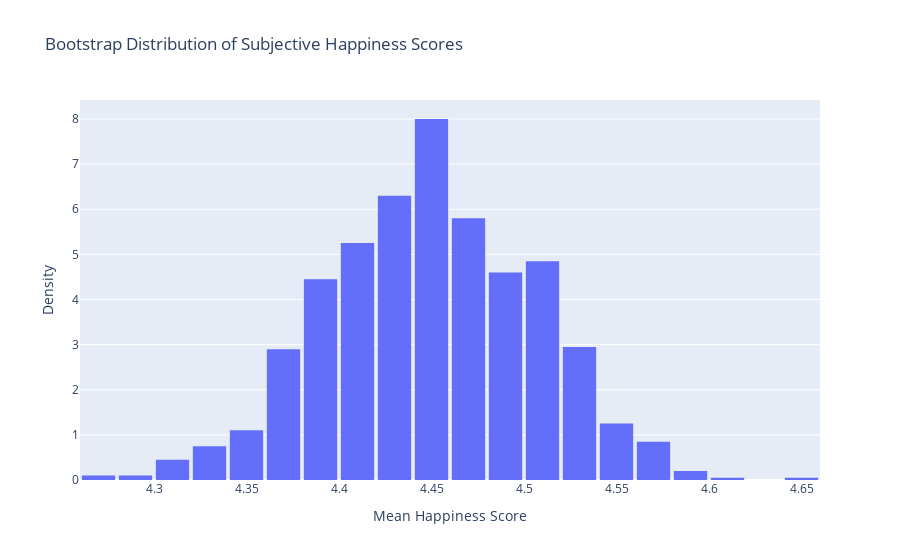
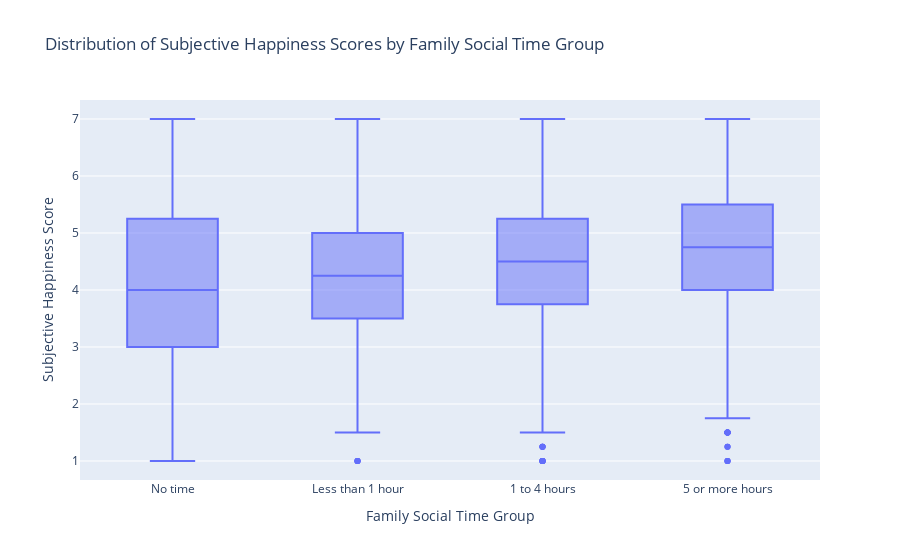
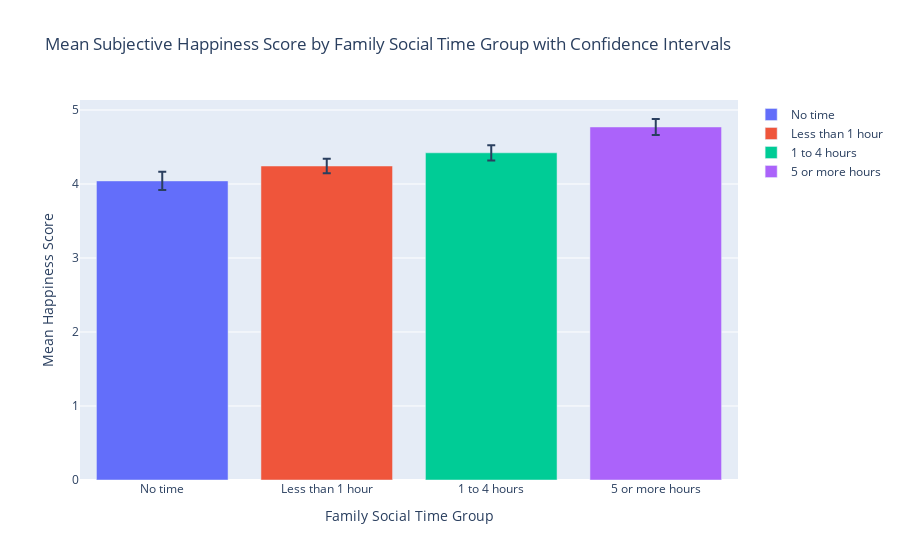

Notebook code cell kept with these figures, in order:
### Code cell
import pandas as pd
import numpy as np
import plotly.graph_objects as go
import plotly.express as px

# Load the data
df = pd.read_csv("https://raw.githubusercontent.com/pointOfive/stat130chat130/main/CP/CSCS_data_anon.csv", low_memory=False)

# Filter out rows where family social time response is 'Presented but no response'
df_filtered = df[df['CONNECTION_social_time_family_p7d_grouped'] != 'Presented but no response']

# Sort family social time from least to most
sorted_order = ['No time', 'Less than 1 hour', '1 to 4 hours', '5 or more hours']
df_filtered = df_filtered.copy()
df_filtered['CONNECTION_social_time_family_p7d_grouped'] = pd.Categorical(df_filtered['CONNECTION_social_time_family_p7d_grouped'], categories=sorted_order, ordered=True)
df_filtered = df_filtered.sort_values('CONNECTION_social_time_family_p7d_grouped')

# Extract the relevant columns for analysis
family_social_time = df_filtered['CONNECTION_social_time_family_p7d_grouped']
happiness_score = df_filtered['WELLNESS_subjective_happiness_scale_score']

# Drop any NaN values that may be present
df_filtered = df_filtered[['CONNECTION_social_time_family_p7d_grouped', 'WELLNESS_subjective_happiness_scale_score']].dropna()
family_social_time = df_filtered['CONNECTION_social_time_family_p7d_grouped']
happiness_score = df_filtered['WELLNESS_subjective_happiness_scale_score']

# Bootstrap Sampling
# Set the parameters
reps = 1000  # Number of bootstrap repetitions
sample_size = 500  # Initial sample size for bootstrapping

# Create an array to save the bootstrap means
bootstrapped_means = np.zeros(reps)

# Set a random seed for reproducibility
np.random.seed(130)

# Loop through reps times to create bootstrap samples and calculate sample means
for i in range(reps):
    # Randomly sample from the data (with replacement)
    sample_indices = np.random.choice(family_social_time.index, size=sample_size, replace=True)
    sample_happiness = happiness_score[sample_indices]
    
    # Calculate the mean happiness score of the bootstrap sample and store it
    bootstrapped_means[i] = sample_happiness.mean()

# Plotting the bootstrap distribution
fig = go.Figure()
fig.add_trace(go.Histogram(x=bootstrapped_means, histnorm='probability density', nbinsx=20))
fig.update_layout(
    title='Bootstrap Distribution of Subjective Happiness Scores',
    xaxis_title='Mean Happiness Score',
    yaxis_title='Density',
    bargap=0.1
)
fig.show()

# Confidence Interval Calculation
# Calculate the 95% confidence interval using the percentiles
lower_bound = np.percentile(bootstrapped_means, 2.5)
upper_bound = np.percentile(bootstrapped_means, 97.5)

print(f"95% Confidence Interval for the mean happiness score: ({lower_bound:.2f}, {upper_bound:.2f})")

# Calculate confidence intervals for each family social time group
group_confidence_intervals = {}
for group in sorted_order:
    group_data = df_filtered[df_filtered['CONNECTION_social_time_family_p7d_grouped'] == group]['WELLNESS_subjective_happiness_scale_score']
    boot_means = np.zeros(reps)
    for i in range(reps):
        sample_indices = np.random.choice(group_data.index, size=len(group_data), replace=True)
        sample_happiness = group_data[sample_indices]
        boot_means[i] = sample_happiness.mean()
    lower_ci = np.percentile(boot_means, 2.5)
    upper_ci = np.percentile(boot_means, 97.5)
    group_confidence_intervals[group] = (lower_ci, upper_ci)
    print(f"95% Confidence Interval for {group}: ({lower_ci:.2f}, {upper_ci:.2f})")

# Additional Visualization: Happiness Score Distribution by Family Social Time Groups
fig2 = px.box(
    df_filtered, 
    x='CONNECTION_social_time_family_p7d_grouped', 
    y='WELLNESS_subjective_happiness_scale_score',
    title='Distribution of Subjective Happiness Scores by Family Social Time Group',
    labels={
        'CONNECTION_social_time_family_p7d_grouped': 'Family Social Time Group',
        'WELLNESS_subjective_happiness_scale_score': 'Subjective Happiness Score'
    }
)
fig2.update_layout(
    xaxis_title='Family Social Time Group',
    yaxis_title='Subjective Happiness Score'
)
fig2.show()

# Additional Visualization: Mean Happiness Score by Family Social Time Group with Confidence Intervals
group_means = df_filtered.groupby('CONNECTION_social_time_family_p7d_grouped', observed=True)['WELLNESS_subjective_happiness_scale_score'].mean().reset_index()
group_std = df_filtered.groupby('CONNECTION_social_time_family_p7d_grouped', observed=True)['WELLNESS_subjective_happiness_scale_score'].std().reset_index()

group_means['lower_bound'] = group_means['WELLNESS_subjective_happiness_scale_score'] - 1.96 * (group_std['WELLNESS_subjective_happiness_scale_score'] / np.sqrt(sample_size))
group_means['upper_bound'] = group_means['WELLNESS_subjective_happiness_scale_score'] + 1.96 * (group_std['WELLNESS_subjective_happiness_scale_score'] / np.sqrt(sample_size))

fig3 = go.Figure()
for i, row in group_means.iterrows():
    fig3.add_trace(go.Bar(
        x=[row['CONNECTION_social_time_family_p7d_grouped']],
        y=[row['WELLNESS_subjective_happiness_scale_score']],
        name=row['CONNECTION_social_time_family_p7d_grouped'],
        error_y=dict(
            type='data',
            symmetric=False,
            array=[row['upper_bound'] - row['WELLNESS_subjective_happiness_scale_score']],
            arrayminus=[row['WELLNESS_subjective_happiness_scale_score'] - row['lower_bound']]
        )
    ))

fig3.update_layout(
    title='Mean Subjective Happiness Score by Family Social Time Group with Confidence Intervals',
    xaxis_title='Family Social Time Group',
    yaxis_title='Mean Happiness Score'
)
fig3.show()

### Figure 1 — Plotly figure (JSON) as saved in the notebook; plotly's stock layout.template omitted (floating-point values rounded to 4 significant figures; data arrays with more than 128 entries replaced by an {"elided": "..."} marker saying what was removed)
{"data": [{"histnorm": "probability density", "nbinsx": 20, "type": "histogram", "x": {"elided": "1000 float values"}}], "layout": {"bargap": 0.1, "title": {"text": "Bootstrap Distribution of Subjective Happiness Scores"}, "xaxis": {"title": {"text": "Mean Happiness Score"}}, "yaxis": {"title": {"text": "Density"}}}}

### Figure 2 — Plotly figure (JSON) as saved in the notebook; plotly's stock layout.template omitted (floating-point values rounded to 4 significant figures; data arrays with more than 128 entries replaced by an {"elided": "..."} marker saying what was removed)
{"data": [{"alignmentgroup": "True", "hovertemplate": "Family Social Time Group=%{x}<br>Subjective Happiness Score=%{y}<extra></extra>", "legendgroup": "", "marker": {"color": "#636efa"}, "name": "", "notched": false, "offsetgroup": "", "orientation": "v", "showlegend": false, "type": "box", "x": {"elided": "3571 str values"}, "x0": " ", "xaxis": "x", "y": {"elided": "3571 float values"}, "y0": " ", "yaxis": "y"}], "layout": {"boxmode": "group", "legend": {"tracegroupgap": 0}, "title": {"text": "Distribution of Subjective Happiness Scores by Family Social Time Group"}, "xaxis": {"anchor": "y", "domain": [0, 1], "title": {"text": "Family Social Time Group"}}, "yaxis": {"anchor": "x", "domain": [0, 1], "title": {"text": "Subjective Happiness Score"}}}}

### Figure 3 — Plotly figure (JSON) as saved in the notebook; plotly's stock layout.template omitted (floating-point values rounded to 4 significant figures)
{"data": [{"error_y": {"array": [0.1242], "arrayminus": [0.1242], "symmetric": false, "type": "data"}, "name": "No time", "type": "bar", "x": ["No time"], "y": [4.041]}, {"error_y": {"array": [0.09711], "arrayminus": [0.09711], "symmetric": false, "type": "data"}, "name": "Less than 1 hour", "type": "bar", "x": ["Less than 1 hour"], "y": [4.243]}, {"error_y": {"array": [0.1035], "arrayminus": [0.1035], "symmetric": false, "type": "data"}, "name": "1 to 4 hours", "type": "bar", "x": ["1 to 4 hours"], "y": [4.421]}, {"error_y": {"array": [0.1076], "arrayminus": [0.1076], "symmetric": false, "type": "data"}, "name": "5 or more hours", "type": "bar", "x": ["5 or more hours"], "y": [4.77]}], "layout": {"title": {"text": "Mean Subjective Happiness Score by Family Social Time Group with Confidence Intervals"}, "xaxis": {"title": {"text": "Family Social Time Group"}}, "yaxis": {"title": {"text": "Mean Happiness Score"}}}}
